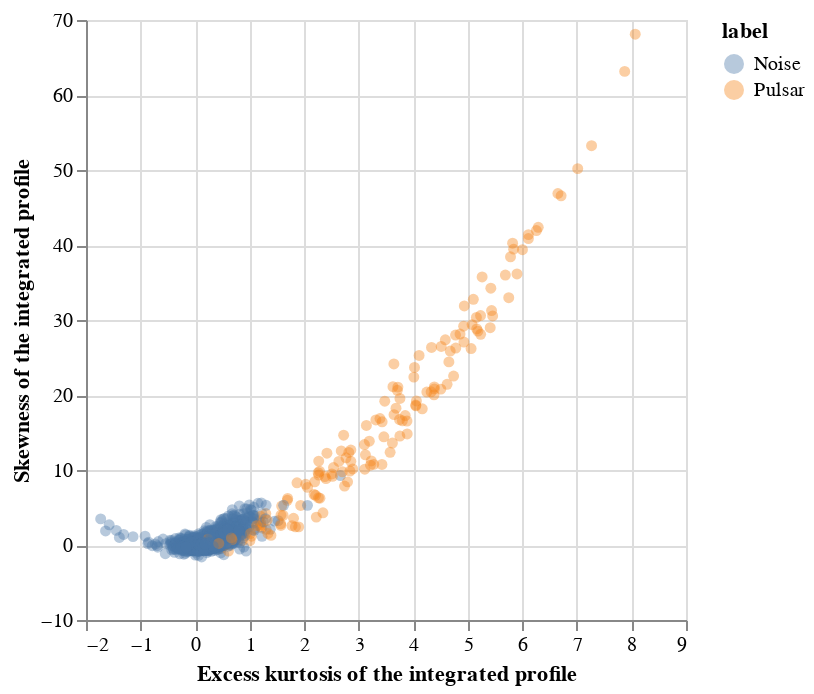

Notebook code cell kept with this figure:
### Code cell
# Import the altair package to use in our visualization.
import altair as alt

# Create the graph to visualize our data.
pulsar_plot = alt.Chart(pulsar_data.sample(n=2000)).mark_circle(opacity=0.4).encode(
    x=alt.X("excess_kurtosis_integrated_profile").title("Excess kurtosis of the integrated profile"),
    y=alt.Y("skewness_integrated_profile").title("Skewness of the integrated profile"),
    color=alt.Color("label").title("label")
)
pulsar_plot

### Figure 1 — Vega-Lite specification as saved in the notebook (floating-point values rounded to 4 significant figures; data arrays with more than 128 entries replaced by an {"elided": "..."} marker saying what was removed)
{"config": {"view": {"continuousWidth": 300, "continuousHeight": 300}}, "data": {"name": "data-b4cf6ea3f1428afab4b8a0140073d029"}, "mark": {"type": "circle", "opacity": 0.4}, "encoding": {"color": {"field": "label", "title": "label", "type": "nominal"}, "x": {"field": "excess_kurtosis_integrated_profile", "title": "Excess kurtosis of the integrated profile", "type": "quantitative"}, "y": {"field": "skewness_integrated_profile", "title": "Skewness of the integrated profile", "type": "quantitative"}}, "$schema": "https://vega.github.io/schema/vega-lite/v5.15.1.json", "datasets": {"data-b4cf6ea3f1428afab4b8a0140073d029": {"elided": "2000 records"}}}
